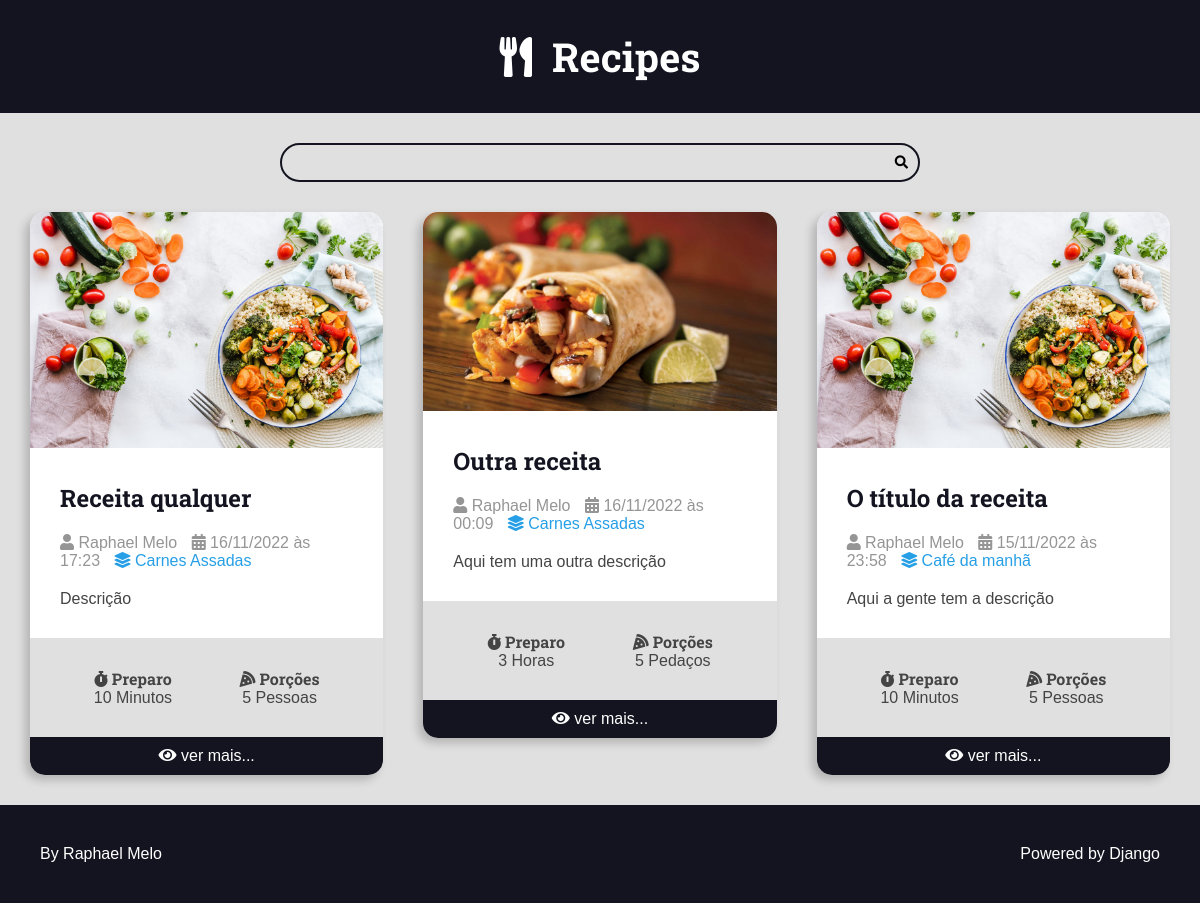
The app's page /, older data.
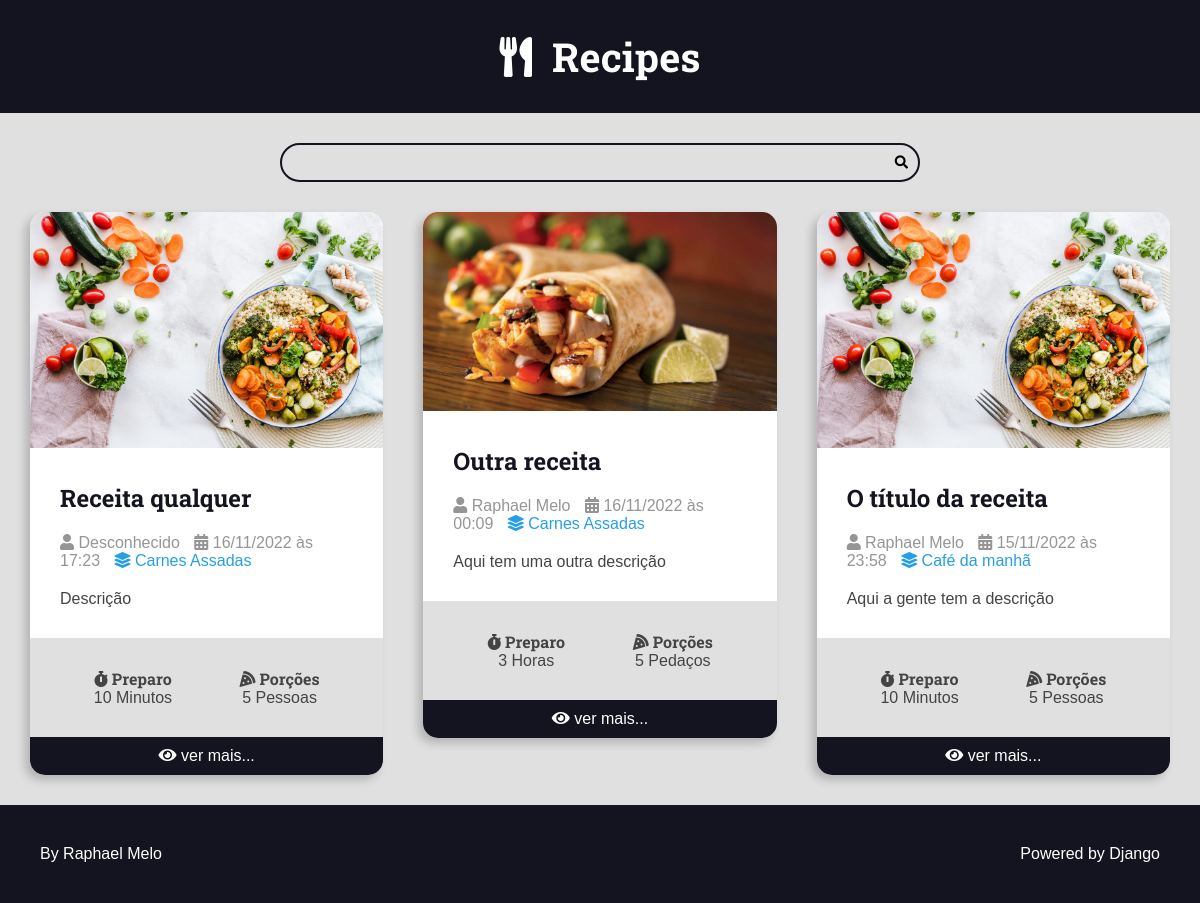
The same page, newer data.
### recipes/models.py (models this page shows, shortened)
class Recipe(models.Model):
    title = models.CharField(max_length=65)
    description = models.CharField(max_length=165)
    slug = models.SlugField()
    preparation_time = models.IntegerField()
    preparation_time_unit = models.CharField(max_length=65)
    servings = models.IntegerField()
    servings_unit = models.CharField(max_length=65)
    preparation_steps = models.TextField()
    preparation_steps_is_html = models.BooleanField(default=False)
    created_at = models.DateTimeField(auto_now_add=True)
    updated_at = models.DateTimeField(auto_now=True)
    is_published = models.BooleanField(default=False)
    cover = models.ImageField(upload_to='recipes/covers/%Y/%m/%d/')
    category = models.ForeignKey(
        Category, on_delete=models.SET_NULL, null=True, blank=True, default=None
    )
    author = models.ForeignKey(
        User, on_delete=models.SET_NULL, null=True, blank=True
    )

class Category(models.Model):
    name = models.CharField(max_length=65)

### recipes/views.py (the view)
# urls.py: 2. Add a URL to urlpatterns:  path('', views.home, name='home')
def home(request):
    recipes = Recipe.objects.filter(
        is_published=True
    ).order_by('-id')
    return render(request, 'recipes/pages/home.html', context={
        'recipes': recipes
    })

### recipes/templates/recipes/pages/home.html (shortened to what this page needs)
{% extends 'global/base.html' %}
{% block content %}
    <div class="main-content main-content-list container">
        {% for recipe in recipes %}
            {% include 'recipes/partials/recipe.html' %}
        {% empty %}
            <div class="center m-y">
                <h1>No recipes found here</h1>
            </div>
        {% endfor %}
    </div>
{% endblock %}

### base_templates/global/base.html (shortened to what this page needs)
<!DOCTYPE html>
<html lang="en">
<head>
    {% include 'recipes/partials/head.html' %}
</head>
<body>
    {% include 'recipes/partials/header.html' %}
    {% include 'recipes/partials/search.html' %}
    <main class="main-content-container">
        {% block content %}{% endblock %}
    </main>
    {% include 'recipes/partials/footer.html' %}
</body>
</html>

### recipes/templates/recipes/partials/head.html (shortened to what this page needs)
{% load static %}
<link rel="stylesheet" href="https://cdnjs.cloudflare.com/ajax/libs/font-awesome/5.15.4/css/fontawesome.min.css" />
<link rel="stylesheet" href="https://cdnjs.cloudflare.com/ajax/libs/font-awesome/5.15.4/css/brands.min.css" />
<link rel="stylesheet" href="https://cdnjs.cloudflare.com/ajax/libs/font-awesome/5.15.4/css/solid.min.css" />
<link rel="stylesheet" href="{% static 'recipes/css/styles.css' %}">
<link rel="stylesheet" href="{% static 'global/css/global-styles.css' %}">

### recipes/templates/recipes/partials/header.html
<header class="main-header-container">
    <div class="main-header container">
        <h1>
            <a class="main-logo" href="{% url 'recipes:home' %}">
                <i class="fas fa-utensils main-logo-icon"></i>
                <span class="main-logo-text">Recipes</span>
            </a>
        </h1>
    </div>
</header>

### recipes/templates/recipes/partials/search.html
<div class="search-container">
    <div class="container">
        <form action="" class="search-form">
            <input type="search" class="search-input" name="search">
            <button type="submit" class="search-button"><i class="fas fa-search"></i></button>
        </form>
    </div>
</div>

### recipes/templates/recipes/partials/recipe.html (shortened to what this page needs)
<div class="recipe recipe-list-item">
    <div class="recipe-cover">
        <a href="{% url 'recipes:recipe' recipe.id %}">
            <img src="{{ recipe.cover.url }}" alt="Temporário">
        </a>
    </div>
    <div class="recipe-title-container">
        <h2 class="recipe-title">
            <a href="{% url 'recipes:recipe' recipe.id %}">
                {{ recipe.title }}
            </a>
        </h2>
    </div>
    <div class="recipe-author">
            <span class="recipe-author-item">
                <i class="fas fa-user"></i>
                {% if recipe.author is not None %}
                    {% if recipe.author.first_name %}
                        {{ recipe.author.first_name }} {{ recipe.author.last_name }}
                    {% else %}
                        {{ recipe.author.username }}
                    {% endif %}
                {% else %}
                    Desconhecido
                {% endif %}
            </span>
        <span class="recipe-author-item">
            <i class="fas fa-calendar-alt"></i>
            {{ recipe.created_at|date:"d/m/Y" }} às {{ recipe.created_at|date:"H:i" }}
        </span>
        {% if recipe.category is not None %}
            <span class="recipe-author-item">
                <a href="{% url 'recipes:category' recipe.category.id %}">
                    <i class="fas fa-layer-group"></i>
                    <span>{{ recipe.category.name }}</span>
                </a>
            </span>
        {% endif %}
    </div>
    <div class="recipe-content">
        <p>{{ recipe.description }}</p>
    </div>
    <div class="recipe-meta-container">
        <div class="recipe-meta recipe-preparation">
            <h3 class="recipe-meta-title"><i class="fas fa-stopwatch"></i> Preparo</h3>
            <div class="recipe-meta-text">
                {{ recipe.preparation_time }} {{ recipe.preparation_time_unit }}
            </div>
        </div>
        <div class="recipe-meta recipe-servings">
            <h3 class="recipe-meta-title"><i class="fas fa-pizza-slice"></i> Porções</h3>
            <div class="recipe-meta-text">
                {{ recipe.servings }} {{ recipe.servings_unit }}
            </div>
        </div>
    </div>
    {% if is_detail_page is not True %}
        <footer class="recipe-footer">
            <a class="recipe-read-more button button-dark button-full-width" href="{% url 'recipes:recipe' recipe.id %}">
                <i class="fas fa-eye"></i>
                <span>ver mais...</span>
            </a>
        </footer>
    {% endif %}
</div>

### recipes/templates/recipes/partials/footer.html
<footer class="main-footer">
    <div class="developer">
      <a href="https://github.com/sattuas" target="_blank" rel="noreferrer noopener">By Raphael Melo</a>
    </div>
    <div class="powered">
      <a href="https://www.djangoproject.com/" target="_blank" rel="noreferrer noopener">Powered by Django</a>
    </div>
</footer>

### recipes/static/recipes/css/styles.css (style rules this page uses)
:root { --color-primary: #269fe6; --color-primary-hover: #2086c2; --color-primary-dark: #13141f; --color-primary-dark-hover: #212336; --color-primary-light: #d4ecfa; --color-primary-light-hover: #bdd8e7; --color-white: #fff; --color-black: #000; --color-dark-text: #444; --color-info-light: #cce5ff; --color-debug-light: #cce5ff; --color-success-light: #d4edda; --color-alert-light: #fff3cd; --color-warning-light: #fff3cd; --color-error-light: #f8d7da; --color-info-dark: #4d86c4; --color-debug-dark: #4d86c4; --color-success-dark: #4a9c5d; --color-alert-dark: #927f40; --color-warning-dark: #927f40; --color-error-dark: #da525d; --color-gray-0: #f9f9f9; --color-gray-1: #e0e0e0; --color-gray-2: #c7c7c7; --color-gray-3: #aeaeae; --color-gray-4: #959595; --color-gray-5: #7d7d7d; --color-gray-6: #646464; --color-gray-7: #4b4b4b; --color-gray-8: #323232; --color-gray-9: #191919; --font-primary: sans-serif; --font-headings: 'Roboto Slab', serif; --spacing-gutter-medium: 3rem; --spacing-gutter-large: 4rem; }
* { margin: 0; padding: 0; box-sizing: border-box; }
html { font-size: 62.5%; }
body { font-size: 1.6rem; font-family: var(--font-primary); background: var(--color-gray-1); color: var(--color-dark-text); }
h1, h2, h3, h4, h5, h6 { font-family: var(--font-headings); }
.container { max-width: 144rem; margin: 0 auto; padding: var(--spacing-gutter-medium); }
.main-header-container { background: var(--color-primary-dark); }
.main-logo { font-size: 4rem; color: var(--color-white); text-decoration: none; display: flex; flex-flow: row nowrap; align-items: center; justify-content: center; width: fit-content; margin: 0 auto; }
.main-logo-icon { margin-right: 2rem; }
.search-form { border: .2rem solid var(--color-primary-dark); max-width: 64rem; margin: 0 auto; border-radius: 2rem; position: relative; transition: all 300ms ease-in-out; }
.search-input, .search-button { border: none; background: none; outline: none; padding: 1rem; transition: all 300ms ease-in-out; }
.search-input { width: 100%; padding-right: 3rem; }
.search-button { position: absolute; top: 0; right: 0; }
.main-content { padding-top: 0; }
.main-content-list { display: grid; grid-template-columns: repeat(auto-fit, minmax(340px, 1fr)); gap: var(--spacing-gutter-large); }
.recipe { background: var(--color-white); box-shadow: -5px 5px 10px rgba(0, 0, 0, .2); transform: scale(1); transition: all 300ms ease-in-out; border-radius: 1.5rem; overflow: hidden; }
.recipe img { max-width: 100%; }
.recipe-list-item { max-width: 64rem; height: fit-content; }
.recipe-title-container { padding: var(--spacing-gutter-medium); padding-bottom: 2rem; }
.recipe-title-container a { text-decoration: none; color: var(--color-primary-dark); }
.recipe-author { padding: 0 var(--spacing-gutter-medium); }
.recipe-content { padding: var(--spacing-gutter-medium); padding-top: 2rem; }
.recipe-author-item { color: var(--color-gray-4); margin-right: 1rem; }
.recipe-author a { color: var(--color-primary); transition: all 300ms ease-in-out; text-decoration: none; }
.recipe-meta-container { display: flex; flex-flow: row wrap; padding: var(--spacing-gutter-medium); background: var(--color-gray-1); }
.recipe-meta { display: flex; flex-flow: column nowrap; flex-shrink: 1; flex-grow: 1; text-align: center; }
.recipe-meta-title { font-size: 1.6rem; }
.recipe-footer a { background: var(--color-primary-dark); display: block; color: var(--color-white); text-decoration: none; text-align: center; padding: 1rem var(--spacing-gutter-medium); transition: all 300ms ease-in-out; }
.main-footer { display: flex; align-items: center; justify-content: space-between; background: var(--color-primary-dark); color: var(--color-white); padding: var(--spacing-gutter-large); }
.main-footer a { color: var(--color-white); text-decoration: none; transition: all 300ms ease-in-out; }

Row changes from the older to the newer data that the page shows:
changed Recipe "Receita qualquer": author.first_name "Raphael" → (not shown); author.last_name "Melo" → (not shown); now shows "Desconhecido"
